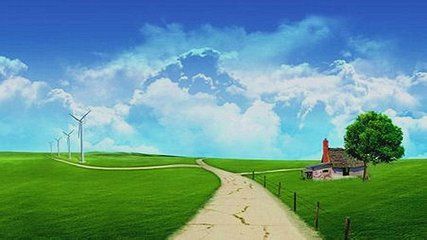
#> input picture Python_opencv/images/demo.jpg, 427 x 240 px
$ python tutorial_13_threshold.py
#> lines starting #> are read from the running program, lines starting #| are printed output that depends on the picture; after the words box and inside, x2 and y2 are one past the last pixel; in counts of white or black regions, pixels touching at a corner belong together; long printed decimals are rounded
#> further down, src is the input picture: shape (240, 427, 3); mean B, G, R 146.2, 151.4, 101.3
#!/usr/bin/python
# -*- coding: utf-8 -*-
# Author = 'IReverser'

import cv2 as cv
import numpy as np
from matplotlib import pyplot as plt


# 二值图像就是将灰度图转化成黑白图，没有灰，在一个值之前为黑，之后为白
# 有全局和局部两种
# 在使用全局阈值时，我们就是随便给了一个数来做阈值，那我们怎么知道我们选取的这个数的好坏呢？答案就是不停的尝试。
# 如果是一副双峰图像（简 单来说双峰图像是指图像直方图中存在两个峰）呢？
# 我们岂不是应该在两个峰之间的峰谷选一个值作为阈值？这就是 Otsu 二值化要做的。
# 简单来说就是对 一副双峰图像自动根据其直方图计算出一个阈值。
# （对于非双峰图像，这种方法 得到的结果可能会不理想）。
def threshold(image):
    gray = cv.cvtColor(image, cv.COLOR_BGR2GRAY)
    # ret, binary = cv.threshold(gray, 0, 255, cv.THRESH_BINARY | cv.THRESH_OTSU)
    # ret, binary = cv.threshold(gray, 120, 255, cv.THRESH_BINARY)
    ret, binary = cv.threshold(gray, 120, 255, cv.THRESH_TRUNC)
    print("threshold value %s" % ret)
    cv.imshow("binary", binary)


def threshold_simple(image):
    img = cv.cvtColor(image, cv.COLOR_BGR2GRAY)
    ret, thresh1 = cv.threshold(img, 127, 255, cv.THRESH_BINARY)
    ret, thresh2 = cv.threshold(img, 127, 255, cv.THRESH_BINARY_INV)
    ret, thresh3 = cv.threshold(img, 127, 255, cv.THRESH_TRUNC)
    ret, thresh4 = cv.threshold(img, 127, 255, cv.THRESH_TOZERO)
    ret, thresh5 = cv.threshold(img, 127, 255, cv.THRESH_TOZERO_INV)
    titles = ['Original Image', 'BINARY', 'BINARY_INV', 'TRUNC', 'TOZERO', 'TOZERO_INV']
    images = [img, thresh1, thresh2, thresh3, thresh4, thresh5]

    for i in range(6):
        plt.subplot(2, 3, i + 1), plt.imshow(images[i], 'gray')  # 将图像按2x3铺开
        plt.title(titles[i])
        plt.xticks([]), plt.yticks([])

    plt.show()


# 在前面的部分我们使用是全局阈值，整幅图像采用同一个数作为阈值。
# 当时这种方法并不适应与所有情况，尤其是当同一幅图像上的不同部分的具有不同亮度时。
# 这种情况下我们需要采用自适应阈值。此时的阈值是根据图像上的 每一个小区域计算与其对应的阈值。
# 因此在同一幅图像上的不同区域采用的是不同的阈值，从而使我们能在亮度不同的情况下得到更好的结果。
# 这种方法需要我们指定三个参数，返回值只有一个
# _MEAN_C：阈值取自相邻区域的平均值,_GAUSSIAN_C：阈值取值相邻区域 的加权和，权重为一个高斯窗口。
# Block Size - 邻域大小（用来计算阈值的区域大小）。
# C - 这就是是一个常数，阈值就等于的平均值或者加权平均值减去这个常数。
def local_threshold(image):
    gray = cv.cvtColor(image, cv.COLOR_BGR2GRAY)
    # dst = cv.adaptiveThreshold(gray, 255, cv.ADAPTIVE_THRESH_MEAN_C, cv.THRESH_BINARY, 25, 10)
    dst = cv.adaptiveThreshold(gray, 255, cv.ADAPTIVE_THRESH_GAUSSIAN_C, cv.THRESH_BINARY, 25, 10)
    cv.imshow("dst", dst)


def custom_threshold(image):
    gray = cv.cvtColor(image, cv.COLOR_BGR2GRAY)
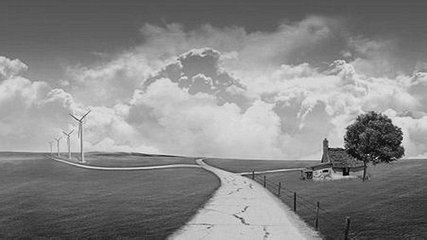
#> gray: shape (240, 427); min 1, max 242, mean 135.8
    h, w = gray.shape[:2]
#> h = 240; w = 427
    m = np.reshape(gray, [1, w*h])
    mean = m.sum() / (w*h)   # 求出整个灰度图像的平均值
#> mean = 135.8
    print("mean: ", mean)
#| mean:  135.815
    ret, binary = cv.threshold(gray, mean, 255, cv.THRESH_BINARY)
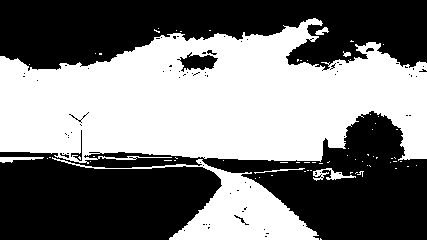
#> binary: shape (240, 427); 47.8% white; 68 white regions (61 under 20 px), largest, box (x1, y1, x2, y2) and area: (0, 18, 427, 164) 42328, (52, 157, 319, 240) 5972, (313, 168, 356, 181) 226
#> ret = 135
    cv.imshow("binary", binary)
    # cv.imwrite("./binary.png", binary)


print("--------------Hello Python ------------")
src = cv.imread("./images/demo.jpg")
cv.namedWindow("input image", cv.WINDOW_AUTOSIZE)
cv.imshow("input image", src)
custom_threshold(src)
cv.waitKey(0)  # 等有键输入或者1000ms后自动将窗口消除，0表示只用键输入结束窗口

cv.destroyAllWindows()
